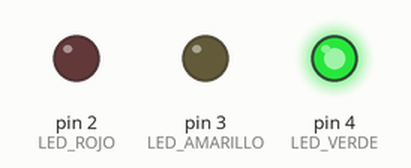
The sketch below on a simulated Arduino Uno, built with avr-gcc and run on an emulated ATmega328P. On the bench: output pins drawn as LEDs (lit = HIGH).

Above: at 1.0 s.
At 2.2 s:
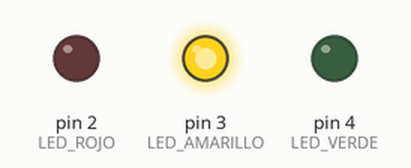
At 6.5 s:
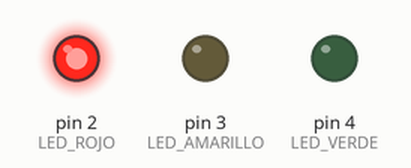
Timing chart, 0 to 8.1 s (numbered marks = the images above):
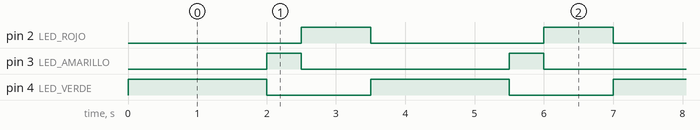

Measured:
- by itself, pin 2 (LED_ROJO): alternates HIGH for 1.0 s and LOW for 2.5 s
- by itself, pin 3 (LED_AMARILLO): alternates HIGH for 0.50 s and LOW for 3.0 s
- by itself, pin 4 (LED_VERDE): alternates HIGH for 2.0 s and LOW for 1.5 s

The sketch:

semaforo.ino
```cpp
int LED_ROJO=2;
int LED_AMARILLO=3;
int LED_VERDE=4;

void setup(){
  pinMode(LED_ROJO, OUTPUT);
  pinMode(LED_AMARILLO, OUTPUT);
  pinMode(LED_VERDE, OUTPUT);

  digitalWrite(LED_ROJO, LOW);
  digitalWrite(LED_AMARILLO, LOW);
  digitalWrite(LED_VERDE, LOW);
}

void loop(){
  digitalWrite(LED_VERDE, HIGH);
  delay(2000);
  digitalWrite(LED_VERDE, LOW);
  digitalWrite(LED_AMARILLO, HIGH);
  delay(500);
  digitalWrite(LED_AMARILLO, LOW);
  digitalWrite(LED_ROJO, HIGH);
  delay(1000);
  digitalWrite(LED_ROJO, LOW);
}
```
